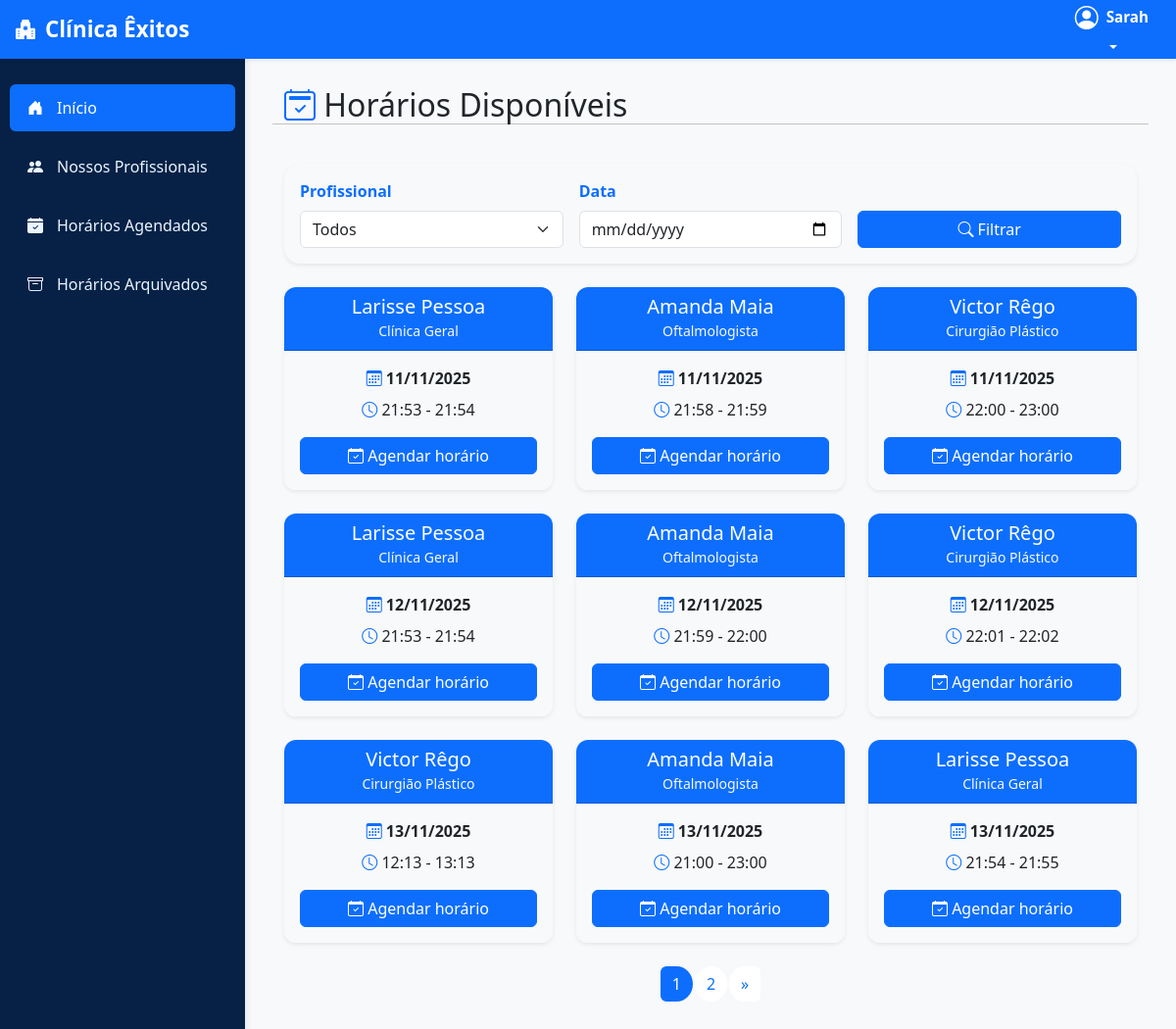
/usuarios/horarios/ (signed in), run on the app's committed database.
### usuarios/models.py (models this page shows, shortened)
class UsuarioAdaptado(AbstractUser):
    cpf = models.CharField(max_length=11, unique=True, verbose_name="CPF")
    nome_cidade = models.CharField(max_length=100, blank=True, null=True)
    endereco = models.CharField(max_length=255, blank=True, null=True)
    nome_bairro = models.CharField(max_length=100, blank=True, null=True)
    data_nascimento = models.DateField(blank=True, null=True)
    foto_perfil = models.ImageField(upload_to='perfil/', null=True, blank=True, verbose_name="Foto de Perfil")
    is_professional = models.BooleanField(default=False)
    especializacao = models.CharField(max_length=255, blank=True, null=True, verbose_name="Especialização")
    crm = models.CharField(max_length=50, blank=True, null=True, verbose_name="CRM")
    telefone_contato = models.CharField(max_length=20, blank=True, null=True, verbose_name="Telefone de Contato")
    email_profissional = models.EmailField(blank=True, null=True, verbose_name="E-mail Profissional")
    biografia = models.TextField(blank=True, null=True, verbose_name="Biografia")

class HorarioDisponivel(models.Model):
    profissional = models.ForeignKey(
        UsuarioAdaptado,
        on_delete=models.CASCADE,
        limit_choices_to={'is_professional': True},
        related_name='usuarios_horarios'
    )
    data = models.DateField(verbose_name="Data do Atendimento")
    hora_inicio = models.TimeField(verbose_name="Hora de Início")
    hora_fim = models.TimeField(verbose_name="Hora de Término")
    ativo = models.BooleanField(default=True, verbose_name="Disponível")
    class Meta:
        verbose_name = "Horário Disponível"
        verbose_name_plural = "Horários Disponíveis"
        ordering = ['data', 'hora_inicio']

### usuarios/views.py (the view, shortened to what this page needs)
# urls.py: path('horarios/', agenda_views.listar_horarios, name='listar_horarios'),
@login_required
def listar_horarios(request):
    profissional_id = request.GET.get("profissional")
    data = request.GET.get("data")
    status = request.GET.get("status")
    if not request.user.is_professional:
        horarios = HorarioDisponivel.objects.filter(ativo=True).order_by("data", "hora_inicio")
        if profissional_id:
            horarios = horarios.filter(profissional_id=profissional_id)
        if data:
            horarios = horarios.filter(data=data)
        paginator = Paginator(horarios, 9)
        page_number = request.GET.get("page")
        horarios = paginator.get_page(page_number)
        profissionais = UsuarioAdaptado.objects.filter(is_professional=True).order_by("first_name")
        context = {
            "horarios": horarios,
            "profissionais": profissionais,
        }
        return render(request, "horarios_paciente/listar_horarios.html", context)

### agenda/templates/horarios_paciente/listar_horarios.html (shortened to what this page needs)
{% extends 'base.html' %}
{% block content %}
<div class="container-fluid">
    <div class="row mb-4">
        <div class="col-12 d-flex justify-content-between align-items-center">
            <h2 class="mb-0"><i class="bi bi-calendar2-check text-primary"></i> Horários Disponíveis</h2>
        </div>
        <hr>
    </div>
    <form method="get" class="card shadow-sm p-3 mb-4 border-0 rounded-4 bg-light">
        <div class="row g-3 align-items-end">
            <div class="col-md-4">
                <label class="form-label fw-semibold text-primary">Profissional</label>
                <select name="profissional" class="form-select">
                    <option value="">Todos</option>
                </select>
            </div>
            <div class="col-md-4">
                <label class="form-label fw-semibold text-primary">Data</label>
                <input type="date" name="data" class="form-control" value="{{ request.GET.data }}">
            </div>
            <div class="col-md-4">
                <button type="submit" class="btn btn-primary w-100">
                    <i class="bi bi-search"></i> Filtrar
                </button>
            </div>
        </div>
    </form>
    {% if horarios %}
        <div class="row g-4">
            {% for horario in horarios %}
                <div class="col-md-4">
                    <div class="card horario-card h-100 shadow-sm">
                        <div class="card-header bg-primary text-white text-center rounded-top">
                            <h5 class="mb-0">{{ horario.profissional.get_full_name }}</h5>
                            <small class="text-light">
                                {{ horario.profissional.especializacao|default:"Especialização não informada" }}
                            </small>
                        </div>
                        <div class="card-body text-center bg-light">
                            <p class="mb-2"><i class="bi bi-calendar3 text-primary"></i> <strong>{{ horario.data|date:"d/m/Y" }}</strong></p>
                            <p class="mb-3"><i class="bi bi-clock text-primary"></i> {{ horario.hora_inicio|time:"H:i" }} - {{ horario.hora_fim|time:"H:i" }}</p>
                            <a href="{% url 'detalhes_consulta' horario.pk %}" class="btn btn-primary w-100">
                                <i class="bi bi-calendar-check"></i> Agendar horário
                            </a>
                        </div>
                    </div>
                </div>
            {% endfor %}
        </div>
        <div class="mt-4 d-flex justify-content-center">
            <nav>
                <ul class="pagination pagination-rounded">
                    {% for num in horarios.paginator.page_range %}
                        <li class="page-item {% if horarios.number == num %}active{% endif %}">
                            <a class="page-link" href="?page={{ num }}">{{ num }}</a>
                        </li>
                    {% endfor %}
                    {% if horarios.has_next %}
                        <li class="page-item"><a class="page-link" href="?page={{ horarios.next_page_number }}">&raquo;</a></li>
                    {% endif %}
                </ul>
            </nav>
        </div>
    {% else %}
        <div class="alert alert-info text-center"><i class="bi bi-info-circle"></i> Nenhum horário encontrado.</div>
    {% endif %}
</div>
{% endblock %}

### templates/base.html (shortened to what this page needs)
{% load static %}
<!DOCTYPE html>
<html lang="pt-br">
<head>
    <link href="https://cdn.jsdelivr.net/npm/bootstrap@5.3.0/dist/css/bootstrap.min.css" rel="stylesheet">
    <link rel="stylesheet" href="https://cdn.jsdelivr.net/npm/bootstrap-icons@1.11.0/font/bootstrap-icons.css">
</head>
<body>
    <nav class="navbar top-navbar fixed-top">
        <div class="container-fluid">
            <a class="navbar-brand" href="{% if user.is_authenticated and user.groups.all.0.name == 'profissionais' %}{% url 'listar_horarios' %}
                {% elif user.is_authenticated and user.groups.all.0.name == 'usuarios_comum' %}{% url 'listar_consultas_usuario' %}
                {% elif user.is_superuser %}/admin/
                {% else %}{% url 'login' %}{% endif %}">
                <i class="bi bi-hospital-fill" style="font-size:1.25rem;"></i> Clínica Êxitos
            </a>
            <div class="user-menu">
                <div class="dropdown">
                    <button class="btn dropdown-toggle user-btn" type="button" data-bs-toggle="dropdown">
                        <div class="d-flex align-items-center gap-2">
                            {% if user.is_authenticated %}
                                {% if user.foto_perfil %}
                                    <img src="{{ user.foto_perfil.url }}" alt="{{ user.username }}" class="user-avatar">
                                {% else %}
                                    <i class="bi bi-person-circle fs-4" style="color:white"></i>
                                {% endif %}
                            {% else %}
                                <i class="bi bi-person-circle fs-4" style="color:white"></i>
                            {% endif %}
                            <div class="user-info text-start">
                                {% if user.is_authenticated %}
                                    <div class="user-name">{{ user.get_full_name|default:user.username }}</div>
                                {% else %}
                                    <div class="user-name">Visitante</div>
                                {% endif %}
                            </div>
                        </div>
                    </button>
                </div>
            </div>
        </div>
    </nav>
    <div class="sidebar">
        <nav class="nav flex-column">
            <a class="nav-link {% if request.resolver_match.url_name == 'listar_horarios' or request.resolver_match.url_name == 'listar_consultas_usuario' %}active{% endif %}"
               href="{% if user.is_authenticated and user.groups.all.0.name == 'profissionais' %}{% url 'listar_horarios' %}
                      {% elif user.is_authenticated and user.groups.all.0.name == 'usuarios_comum' %}{% url 'listar_consultas_usuario' %}
                      {% elif user.is_superuser %}/admin/
                      {% else %}{% url 'login' %}{% endif %}">
                <i class="bi bi-house-door-fill"></i> Início
            </a>
            <a class="nav-link {% if request.resolver_match.url_name == 'listar_profissionais' %}active{% endif %}" href="{% url 'listar_profissionais' %}">
                <i class="bi bi-people-fill"></i> Nossos Profissionais
            </a>
            <a class="nav-link {% if request.resolver_match.url_name == 'horarios_agendados' %}active{% endif %}" href="{% url 'horarios_agendados' %}">
                <i class="bi bi-calendar-check-fill"></i> Horários Agendados
            </a>
            <a class="nav-link {% if request.resolver_match.url_name == 'horarios_arquivados' %}active{% endif %}" href="{% url 'horarios_arquivados' %}">
                <i class="bi bi-archive"></i> Horários Arquivados
            </a>
        </nav>
    </div>
    <main class="main-content">
        {% block content %}{% endblock %}
    </main>
</body>
</html>

### templates/base.html (style rules this page uses)
:root { --primary-blue: #0d6efd; --light-blue: #e9f5ff; --dark-blue: #072146; --sidebar-width: 250px; --muted-text: #6c757d; }
body { background-color: #f8f9fb; font-family: 'Segoe UI', Tahoma, Geneva, Verdana, sans-serif; }
.top-navbar { background-color: var(--primary-blue); height: 60px; box-shadow: 0 2px 4px rgba(0,0,0,0.08); }
.top-navbar .container-fluid { display: flex; justify-content: space-between; align-items: center; height: 100%; padding: 0 1rem; }
.top-navbar .navbar-brand { color: white; font-size: 1.4rem; font-weight: 700; display: flex; align-items: center; gap: 10px; margin: 0; height: 100%; text-decoration: none; }
.top-navbar .user-menu { color: white; display: flex; align-items: center; height: 100%; }
.top-navbar .dropdown-toggle { background-color: transparent; border: none; color: white; font-weight: 500; padding: 8px 12px; }
.top-navbar .user-name { font-weight: 600; font-size: 0.95rem; color: white; }
.sidebar { position: fixed; top: 60px; left: 0; bottom: 0; width: var(--sidebar-width); background-color: var(--dark-blue); padding-top: 20px; box-shadow: 2px 0 6px rgba(0,0,0,0.08); overflow-y: auto; }
.sidebar .nav-link { color: #e9f5ff; padding: 12px 18px; margin: 6px 10px; border-radius: 6px; transition: all 0.2s; display: flex; align-items: center; gap: 10px; }
.sidebar .nav-link.active { background-color: var(--primary-blue); color: white; }
.sidebar .nav-link i { width: 20px; }
.main-content { margin-left: var(--sidebar-width); margin-top: 60px; padding: 28px; min-height: calc(100vh - 60px); }

### agenda/templates/horarios_paciente/listar_horarios.html (style rules this page uses)
.horario-card { border: none; border-radius: 12px; overflow: hidden; transition: transform 0.2s, box-shadow 0.2s; }
.pagination .page-link { color: #0d6efd; border: none; border-radius: 50%; margin: 0 3px; }
.pagination .page-item.active .page-link { background-color: #0d6efd; color: #fff; }

### data on the page
UsuarioAdaptado: get_full_name "Sarah"
HorarioDisponivel: profissional.get_full_name "Larisse Pessoa", profissional.especializacao "Clínica Geral", data "11/11/2025", hora_inicio "21:53", hora_fim "21:54"
HorarioDisponivel: profissional.get_full_name "Amanda Maia", profissional.especializacao "Oftalmologista", data "11/11/2025", hora_inicio "21:58", hora_fim "21:59"
HorarioDisponivel: profissional.get_full_name "Victor Rêgo", profissional.especializacao "Cirurgião Plástico", data "11/11/2025", hora_inicio "22:00", hora_fim "23:00"
HorarioDisponivel: profissional.get_full_name "Larisse Pessoa", profissional.especializacao "Clínica Geral", data "12/11/2025", hora_inicio "21:53", hora_fim "21:54"
HorarioDisponivel: profissional.get_full_name "Amanda Maia", profissional.especializacao "Oftalmologista", data "12/11/2025", hora_inicio "21:59", hora_fim "22:00"
HorarioDisponivel: profissional.get_full_name "Victor Rêgo", profissional.especializacao "Cirurgião Plástico", data "12/11/2025", hora_inicio "22:01", hora_fim "22:02"
HorarioDisponivel: profissional.get_full_name "Victor Rêgo", profissional.especializacao "Cirurgião Plástico", data "13/11/2025", hora_inicio "12:13", hora_fim "13:13"
HorarioDisponivel: profissional.get_full_name "Amanda Maia", profissional.especializacao "Oftalmologista", data "13/11/2025", hora_inicio "21:00", hora_fim "23:00"
HorarioDisponivel: profissional.get_full_name "Larisse Pessoa", profissional.especializacao "Clínica Geral", data "13/11/2025", hora_inicio "21:54", hora_fim "21:55"

### other printed values
{{ num }} "1" "2"
